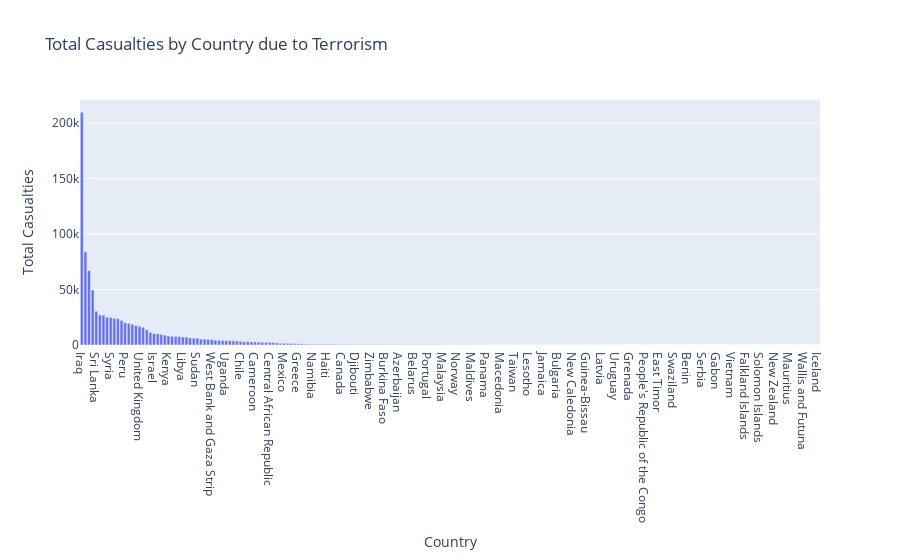

The notebook cell this image was saved under:
### Code cell
# Group the data by 'Country' and calculate the total casualties for each country.
country_casualty_counts = df.groupby('Country')['Casualtities'].sum().reset_index()

# Sort the countries by total casualties in descending order.
country_casualty_counts = country_casualty_counts.sort_values(by='Casualtities', ascending=False)

# Create an interactive bar plot using Plotly Express.
fig = px.bar(
    country_casualty_counts,
    x='Country',
    y='Casualtities',
    title='Total Casualties by Country due to Terrorism',
    labels={'Country': 'Country', 'Casualtities': 'Total Casualties'},
)

# Customize the appearance of the plot, e.g., changing the color, axis labels, etc.

# Show the interactive plot.
fig.show()

### Figure 1 — Plotly figure (JSON) as saved in the notebook; plotly's stock layout.template omitted (floating-point values rounded to 4 significant figures; data arrays with more than 128 entries replaced by an {"elided": "..."} marker saying what was removed)
{"data": [{"alignmentgroup": "True", "hovertemplate": "Country=%{x}<br>Total Casualties=%{y}<extra></extra>", "legendgroup": "", "marker": {"color": "#636efa", "pattern": {"shape": ""}}, "name": "", "offsetgroup": "", "orientation": "v", "showlegend": false, "textposition": "auto", "type": "bar", "x": {"elided": "205 str values"}, "xaxis": "x", "y": {"elided": "205 float values"}, "yaxis": "y"}], "layout": {"barmode": "relative", "legend": {"tracegroupgap": 0}, "title": {"text": "Total Casualties by Country due to Terrorism"}, "xaxis": {"anchor": "y", "domain": [0, 1], "title": {"text": "Country"}}, "yaxis": {"anchor": "x", "domain": [0, 1], "title": {"text": "Total Casualties"}}}}
